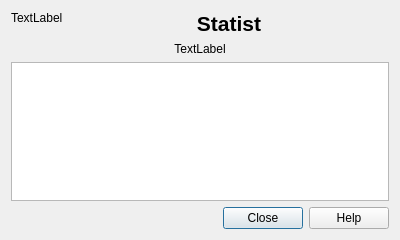
<?xml version="1.0" encoding="UTF-8"?>
<ui version="4.0">
 <class>Dialog</class>
 <widget class="QDialog" name="Dialog">
  <property name="geometry">
   <rect>
    <x>0</x>
    <y>0</y>
    <width>400</width>
    <height>240</height>
   </rect>
  </property>
  <property name="windowTitle">
   <string>About Statist</string>
  </property>
  <layout class="QGridLayout" name="gridLayout" columnstretch="0,5">
   <item row="0" column="0">
    <widget class="QLabel" name="lblLogo">
     <property name="text">
      <string>TextLabel</string>
     </property>
     <property name="alignment">
      <set>Qt::AlignLeading|Qt::AlignLeft|Qt::AlignTop</set>
     </property>
    </widget>
   </item>
   <item row="0" column="1">
    <widget class="QLabel" name="label">
     <property name="text">
      <string>&lt;!DOCTYPE HTML PUBLIC &quot;-//W3C//DTD HTML 4.0//EN&quot; &quot;http://www.w3.org/TR/REC-html40/strict.dtd&quot;&gt;
&lt;html&gt;&lt;head&gt;&lt;meta name=&quot;qrichtext&quot; content=&quot;1&quot; /&gt;&lt;style type=&quot;text/css&quot;&gt;
p, li { white-space: pre-wrap; }
&lt;/style&gt;&lt;/head&gt;&lt;body style=&quot; font-family:'Droid Sans'; font-size:10pt; font-weight:400; font-style:normal;&quot;&gt;
&lt;p align=&quot;center&quot; style=&quot; margin-top:0px; margin-bottom:0px; margin-left:0px; margin-right:0px; -qt-block-indent:0; text-indent:0px;&quot;&gt;&lt;span style=&quot; font-size:16pt; font-weight:600;&quot;&gt;Statist&lt;/span&gt;&lt;/p&gt;&lt;/body&gt;&lt;/html&gt;</string>
     </property>
     <property name="alignment">
      <set>Qt::AlignCenter</set>
     </property>
    </widget>
   </item>
   <item row="1" column="0" colspan="2">
    <widget class="QLabel" name="lblVersion">
     <property name="text">
      <string>TextLabel</string>
     </property>
     <property name="alignment">
      <set>Qt::AlignCenter</set>
     </property>
    </widget>
   </item>
   <item row="3" column="0" colspan="2">
    <widget class="QDialogButtonBox" name="buttonBox">
     <property name="orientation">
      <enum>Qt::Horizontal</enum>
     </property>
     <property name="standardButtons">
      <set>QDialogButtonBox::Close|QDialogButtonBox::Help</set>
     </property>
    </widget>
   </item>
   <item row="2" column="0" colspan="2">
    <widget class="QTextBrowser" name="textBrowser">
     <property name="readOnly">
      <bool>true</bool>
     </property>
     <property name="html">
      <string>&lt;!DOCTYPE HTML PUBLIC &quot;-//W3C//DTD HTML 4.0//EN&quot; &quot;http://www.w3.org/TR/REC-html40/strict.dtd&quot;&gt;
&lt;html&gt;&lt;head&gt;&lt;meta name=&quot;qrichtext&quot; content=&quot;1&quot; /&gt;&lt;style type=&quot;text/css&quot;&gt;
p, li { white-space: pre-wrap; }
&lt;/style&gt;&lt;/head&gt;&lt;body style=&quot; font-family:'Droid Sans'; font-size:10pt; font-weight:400; font-style:normal;&quot;&gt;
&lt;p style=&quot;-qt-paragraph-type:empty; margin-top:0px; margin-bottom:0px; margin-left:0px; margin-right:0px; -qt-block-indent:0; text-indent:0px; font-family:'Sans Serif'; font-size:9pt;&quot;&gt;&lt;br /&gt;&lt;/p&gt;&lt;/body&gt;&lt;/html&gt;</string>
     </property>
     <property name="textInteractionFlags">
      <set>Qt::LinksAccessibleByMouse|Qt::TextSelectableByMouse</set>
     </property>
    </widget>
   </item>
  </layout>
 </widget>
 <resources/>
 <connections>
  <connection>
   <sender>buttonBox</sender>
   <signal>accepted()</signal>
   <receiver>Dialog</receiver>
   <slot>accept()</slot>
   <hints>
    <hint type="sourcelabel">
     <x>248</x>
     <y>254</y>
    </hint>
    <hint type="destinationlabel">
     <x>157</x>
     <y>274</y>
    </hint>
   </hints>
  </connection>
  <connection>
   <sender>buttonBox</sender>
   <signal>rejected()</signal>
   <receiver>Dialog</receiver>
   <slot>reject()</slot>
   <hints>
    <hint type="sourcelabel">
     <x>316</x>
     <y>260</y>
    </hint>
    <hint type="destinationlabel">
     <x>286</x>
     <y>274</y>
    </hint>
   </hints>
  </connection>
 </connections>
</ui>
